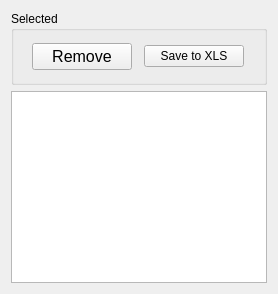
      <widget class="QWidget" name="tabUnitCellFit">
       <attribute name="title">
        <string>UnitCellFit</string>
       </attribute>
       <layout class="QVBoxLayout" name="verticalLayout_5">
        <item>
         <widget class="QGroupBox" name="groupBox_15">
          <property name="sizePolicy">
           <sizepolicy hsizetype="Preferred" vsizetype="Fixed">
            <horstretch>0</horstretch>
            <verstretch>0</verstretch>
           </sizepolicy>
          </property>
          <property name="title">
           <string>Selected</string>
          </property>
          <property name="flat">
           <bool>true</bool>
          </property>
          <layout class="QHBoxLayout" name="horizontalLayout_18">
           <property name="leftMargin">
            <number>12</number>
           </property>
           <property name="topMargin">
            <number>12</number>
           </property>
           <property name="rightMargin">
            <number>12</number>
           </property>
           <property name="bottomMargin">
            <number>12</number>
           </property>
           <item>
            <widget class="QPushButton" name="pushButton_RemoveUClist">
             <property name="sizePolicy">
              <sizepolicy hsizetype="Minimum" vsizetype="Fixed">
               <horstretch>0</horstretch>
               <verstretch>0</verstretch>
              </sizepolicy>
             </property>
             <property name="minimumSize">
              <size>
               <width>20</width>
               <height>0</height>
              </size>
             </property>
             <property name="maximumSize">
              <size>
               <width>100</width>
               <height>16777215</height>
              </size>
             </property>
             <property name="font">
              <font>
               <family>Helvetica</family>
               <pointsize>12</pointsize>
               <weight>50</weight>
               <italic>false</italic>
               <bold>false</bold>
              </font>
             </property>
             <property name="text">
              <string>Remove</string>
             </property>
            </widget>
           </item>
           <item>
            <widget class="QPushButton" name="pushButton_ExportXLS_2">
             <property name="maximumSize">
              <size>
               <width>100</width>
               <height>16777215</height>
              </size>
             </property>
             <property name="text">
              <string>Save to XLS</string>
             </property>
            </widget>
           </item>
          </layout>
         </widget>
        </item>
        <item>
         <widget class="QTableWidget" name="tableWidget_UnitCell">
          <property name="sizePolicy">
           <sizepolicy hsizetype="Expanding" vsizetype="Expanding">
            <horstretch>1</horstretch>
            <verstretch>0</verstretch>
           </sizepolicy>
          </property>
          <property name="font">
           <font>
            <family>Helvetica</family>
            <pointsize>12</pointsize>
            <weight>50</weight>
            <italic>false</italic>
            <bold>false</bold>
           </font>
          </property>
          <property name="focusPolicy">
           <enum>Qt::StrongFocus</enum>
          </property>
          <property name="wordWrap">
           <bool>false</bool>
          </property>
          <property name="columnCount">
           <number>0</number>
          </property>
          <attribute name="horizontalHeaderVisible">
           <bool>false</bool>
          </attribute>
          <attribute name="horizontalHeaderCascadingSectionResizes">
           <bool>true</bool>
          </attribute>
          <attribute name="verticalHeaderVisible">
           <bool>false</bool>
          </attribute>
          <attribute name="verticalHeaderCascadingSectionResizes">
           <bool>true</bool>
          </attribute>
         </widget>
        </item>
       </layout>
      </widget>
